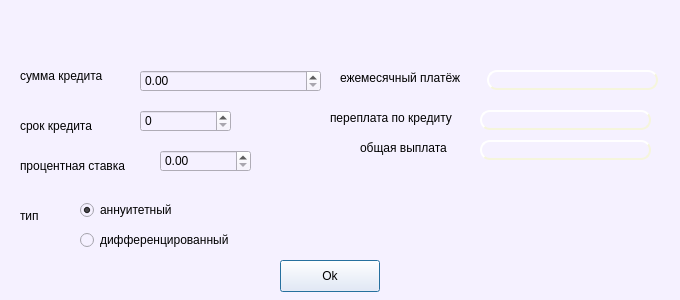
<?xml version="1.0" encoding="UTF-8"?>
<ui version="4.0">
 <class>Credit</class>
 <widget class="QDialog" name="Credit">
  <property name="geometry">
   <rect>
    <x>0</x>
    <y>0</y>
    <width>680</width>
    <height>300</height>
   </rect>
  </property>
  <property name="windowTitle">
   <string>credit_calc</string>
  </property>
  <property name="styleSheet">
   <string notr="true">background-color:rgb(245, 241, 255);</string>
  </property>
  <widget class="QLabel" name="label">
   <property name="geometry">
    <rect>
     <x>20</x>
     <y>60</y>
     <width>101</width>
     <height>31</height>
    </rect>
   </property>
   <property name="text">
    <string>сумма кредита</string>
   </property>
  </widget>
  <widget class="QDoubleSpinBox" name="sum">
   <property name="geometry">
    <rect>
     <x>140</x>
     <y>70</y>
     <width>181</width>
     <height>22</height>
    </rect>
   </property>
   <property name="maximum">
    <double>10000000000.989999771118164</double>
   </property>
  </widget>
  <widget class="QLabel" name="label_2">
   <property name="geometry">
    <rect>
     <x>20</x>
     <y>110</y>
     <width>101</width>
     <height>31</height>
    </rect>
   </property>
   <property name="text">
    <string>срок кредита</string>
   </property>
  </widget>
  <widget class="QSpinBox" name="term">
   <property name="geometry">
    <rect>
     <x>140</x>
     <y>110</y>
     <width>91</width>
     <height>22</height>
    </rect>
   </property>
   <property name="maximum">
    <number>2160</number>
   </property>
  </widget>
  <widget class="QLabel" name="label_3">
   <property name="geometry">
    <rect>
     <x>20</x>
     <y>150</y>
     <width>121</width>
     <height>31</height>
    </rect>
   </property>
   <property name="text">
    <string>процентная ставка</string>
   </property>
  </widget>
  <widget class="QDoubleSpinBox" name="rate">
   <property name="geometry">
    <rect>
     <x>160</x>
     <y>150</y>
     <width>91</width>
     <height>22</height>
    </rect>
   </property>
  </widget>
  <widget class="QLabel" name="label_4">
   <property name="geometry">
    <rect>
     <x>20</x>
     <y>200</y>
     <width>41</width>
     <height>31</height>
    </rect>
   </property>
   <property name="text">
    <string>тип</string>
   </property>
  </widget>
  <widget class="QRadioButton" name="annuit">
   <property name="geometry">
    <rect>
     <x>80</x>
     <y>200</y>
     <width>151</width>
     <height>20</height>
    </rect>
   </property>
   <property name="text">
    <string>аннуитетный</string>
   </property>
   <property name="checked">
    <bool>true</bool>
   </property>
  </widget>
  <widget class="QRadioButton" name="difference">
   <property name="geometry">
    <rect>
     <x>80</x>
     <y>230</y>
     <width>171</width>
     <height>20</height>
    </rect>
   </property>
   <property name="text">
    <string>дифференцированный</string>
   </property>
  </widget>
  <widget class="QPushButton" name="pushButton">
   <property name="geometry">
    <rect>
     <x>280</x>
     <y>260</y>
     <width>100</width>
     <height>32</height>
    </rect>
   </property>
   <property name="text">
    <string>Ok</string>
   </property>
  </widget>
  <widget class="QLabel" name="label_5">
   <property name="geometry">
    <rect>
     <x>340</x>
     <y>70</y>
     <width>141</width>
     <height>16</height>
    </rect>
   </property>
   <property name="text">
    <string>ежемесячный платёж</string>
   </property>
  </widget>
  <widget class="QLabel" name="label_6">
   <property name="geometry">
    <rect>
     <x>330</x>
     <y>110</y>
     <width>141</width>
     <height>16</height>
    </rect>
   </property>
   <property name="text">
    <string>переплата по кредиту</string>
   </property>
  </widget>
  <widget class="QLabel" name="m_sum">
   <property name="geometry">
    <rect>
     <x>487</x>
     <y>70</y>
     <width>171</width>
     <height>20</height>
    </rect>
   </property>
   <property name="styleSheet">
    <string notr="true"> border-style: outset;
    border-width: 2px;
    border-radius: 10px;
    border-color: beige;</string>
   </property>
   <property name="text">
    <string/>
   </property>
  </widget>
  <widget class="QLabel" name="over">
   <property name="geometry">
    <rect>
     <x>480</x>
     <y>110</y>
     <width>171</width>
     <height>20</height>
    </rect>
   </property>
   <property name="styleSheet">
    <string notr="true"> border-style: outset;
    border-width: 2px;
    border-radius: 10px;
    border-color: beige;</string>
   </property>
   <property name="text">
    <string/>
   </property>
  </widget>
  <widget class="QLabel" name="label_9">
   <property name="geometry">
    <rect>
     <x>360</x>
     <y>140</y>
     <width>101</width>
     <height>16</height>
    </rect>
   </property>
   <property name="text">
    <string>общая выплата</string>
   </property>
  </widget>
  <widget class="QLabel" name="total">
   <property name="geometry">
    <rect>
     <x>480</x>
     <y>140</y>
     <width>171</width>
     <height>20</height>
    </rect>
   </property>
   <property name="styleSheet">
    <string notr="true"> border-style: outset;
    border-width: 2px;
    border-radius: 10px;
    border-color: beige;</string>
   </property>
   <property name="text">
    <string/>
   </property>
  </widget>
 </widget>
 <resources/>
 <connections/>
</ui>
